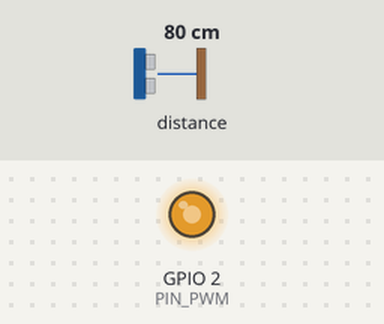
The sketch below on a simulated ESP32. Parts: output pins drawn as LEDs (lit = HIGH). Inputs (shaded band) come from the test bench; at power-on: distance to the obstacle 80 cm. What the sketch prints to the serial monitor is not drawn.

Above: at 0.2 s.
Timing chart, 0 to 1.7 s (numbered marks = the images above):
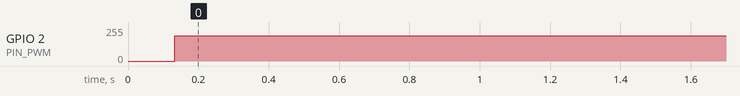

The sketch:

levitador.ino
```cpp
#include "definitions.h"
#include <Wire.h>

// tiempo de muestreo
float h = 0.05;
float distancia;
float voltaje;
bool  senDetectado = false;


void setup() {
    // iniciamos el sensor
    Wire.begin();
    senDetectado = setupSensor();
    setupPwm();

    vTaskDelay(100);

    // Asi definimos la tarea de control, de la máxima prioridad en el nucleo 1
    xTaskCreatePinnedToCore(
            controlTask, // nombre de la rutina
            "general controller task",
            8192,
            NULL,
            23, // prioridad de la tarea (0-24) , siendo 24 la prioridad más critica
            NULL,
            CORE_1
    );


}


/* *************************************************************************
*                    SENSOR LASER y VOLTAJE
***************************************************************************/


static void controlTask(void *pvParameters) {

    // Aqui configuro cada cuanto se repite la tarea
    const TickType_t taskInterval = 1000*h;  // repetimos la tarea cada tiempo de muestreo en milisegundos = 1000*0.025= 25ms


    // prototipo de una tarea repetitiva
    for (;;) {
       TickType_t xLastWakeTime = xTaskGetTickCount();


       // detección de la posicion en centimetros
       distancia = (float) sensor.readRangeContinuousMillimeters()/10 ;

       // envio de voltaje
       voltaje = 9;
       voltsToFan(voltaje);

       // ahora imprimimos para plotear al funcionamiento del sensor
       if(senDetectado){
         printf("distancia:%0.2f\n", distancia);
       }
       // la tarea es crítica entonces esperamos exactamente taskInterval ms antes de activarla nuevamente
       vTaskDelayUntil(&xLastWakeTime, taskInterval);
    }

}


void loop() {
    vTaskDelete(NULL);
}
```

definitions.h
```cpp
#include <VL53L0X.h>


// definición de los nucleos en el esp32
#define CORE_0 0   // nucleo base usado por algunas tareas procesador
#define CORE_1 1   // nucleo para el usuario, poner aqui las tareas críticas

// Esta es la configuración del PWM
#define  FREQUENCY_PWM     25000 // frecuencia del pwa
#define  RESOLUTION_PWM    11  // bits del pwm
#define  PIN_PWM          2   // pin del pwm 1


float  voltsToPwm =   (pow(2, RESOLUTION_PWM) - 1) / 12;


//sensor laser
//conectar GPIO 22 SCL
//conectar GPIO 21 a SDA
VL53L0X sensor;


bool setupSensor(void){
    // we set the laser sensor
    sensor.setTimeout(100);
    if(!sensor.init()){
        printf("No se detecto sensor\n");
        return false;
        }
    sensor.startContinuous();
    return true;
}

void setupPwm(void){
    ledcAttach(PIN_PWM,  FREQUENCY_PWM , RESOLUTION_PWM);
    // use las siguientes en PLATTFORMIO en vez de la anterior
    //ledcSetup(0,  FREQUENCY_PWM , RESOLUTION_PWM);
    //ledcAttachPin(PWMPIN, 0);
}

void voltsToFan(float volts){
    uint16_t pwm = volts * voltsToPwm;
    ledcWrite(PIN_PWM , pwm);
}
```

Measured:
- by itself, GPIO 2 (PIN_PWM): 0/255 → 191/255 at 0.13 s
